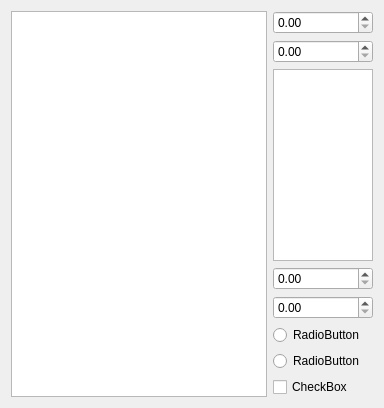
                <widget class="QWidget" name="tab_31">
                 <attribute name="title">
                  <string>Tag7</string>
                 </attribute>
                 <layout class="QGridLayout" name="gridLayout_33">
                  <item row="0" column="0" rowspan="8">
                   <widget class="QGraphicsView" name="graphicsView_38"/>
                  </item>
                  <item row="0" column="1">
                   <widget class="QDoubleSpinBox" name="doubleSpinBox_93"/>
                  </item>
                  <item row="1" column="1">
                   <widget class="QDoubleSpinBox" name="doubleSpinBox_94"/>
                  </item>
                  <item row="2" column="1">
                   <widget class="QGraphicsView" name="graphicsView_39">
                    <property name="maximumSize">
                     <size>
                      <width>100</width>
                      <height>16777215</height>
                     </size>
                    </property>
                   </widget>
                  </item>
                  <item row="3" column="1">
                   <widget class="QDoubleSpinBox" name="doubleSpinBox_95"/>
                  </item>
                  <item row="4" column="1">
                   <widget class="QDoubleSpinBox" name="doubleSpinBox_96"/>
                  </item>
                  <item row="5" column="1">
                   <widget class="QRadioButton" name="radioButton_35">
                    <property name="text">
                     <string>RadioButton</string>
                    </property>
                   </widget>
                  </item>
                  <item row="6" column="1">
                   <widget class="QRadioButton" name="radioButton_36">
                    <property name="text">
                     <string>RadioButton</string>
                    </property>
                   </widget>
                  </item>
                  <item row="7" column="1">
                   <widget class="QCheckBox" name="checkBox_36">
                    <property name="text">
                     <string>CheckBox</string>
                    </property>
                   </widget>
                  </item>
                 </layout>
                </widget>
